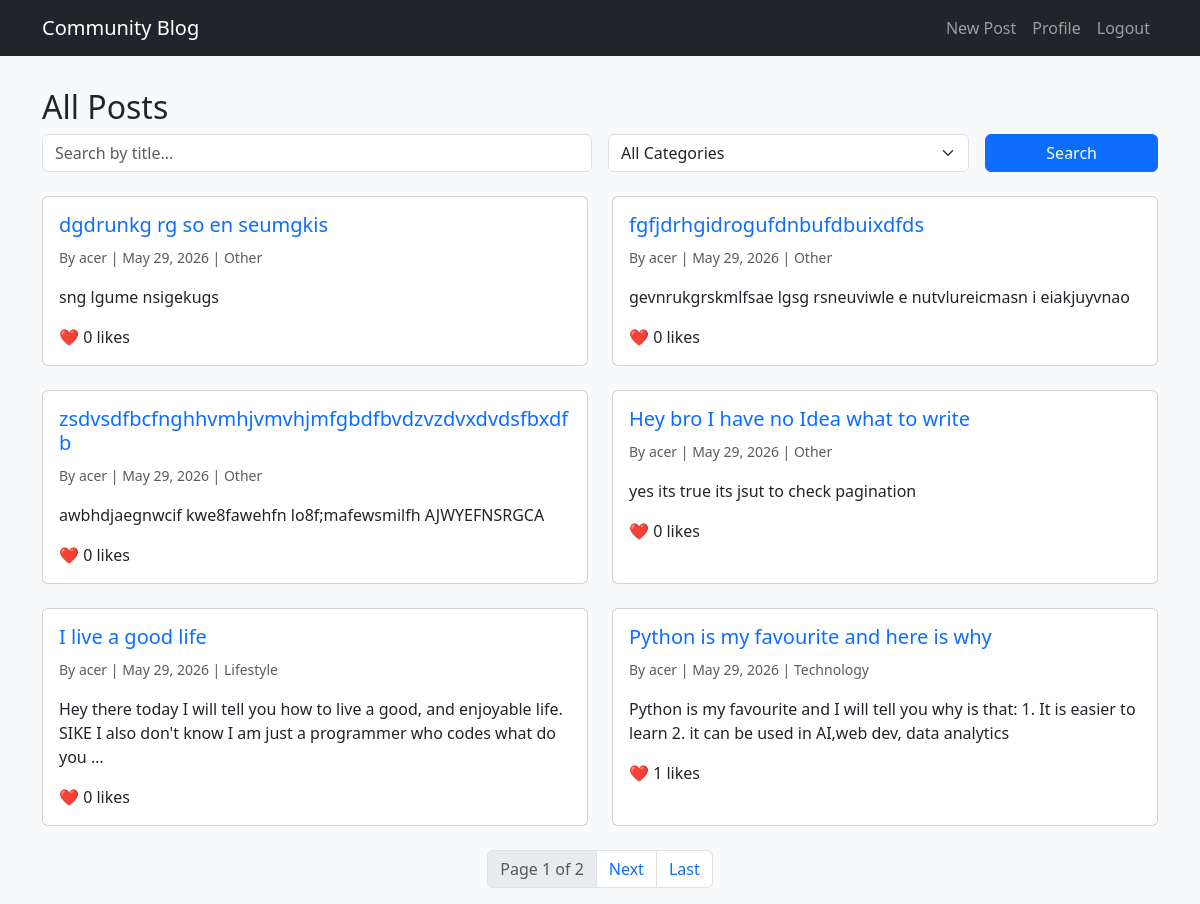
Page /blog/ (signed in) on the committed database.
### blog/models.py (models this page shows, shortened)
class Post(models.Model):
    CATEGORY_CHOICES = [
        ('tech','Technology'),
        ('lifestyle','Lifestyle'),
        ('travel','Travel'),
        ('food','Food'),
        ('other','Other'),
    ]
    title = models.CharField(max_length = 200)
    slug = models.SlugField(max_length = 200, unique = True, blank = True)
    body = models.TextField()
    author = models.ForeignKey(User, on_delete = models.CASCADE, related_name='posts')
    category = models.CharField(max_length=20, choices = CATEGORY_CHOICES, default='other')
    created_at = models.DateTimeField(auto_now_add=True)
    updated_at = models.DateTimeField(auto_now = True)
    class Meta:
        ordering = ['-created_at']

### blog/views.py (the view)
# urls.py: path('', views.post_list, name='post-list'),
def post_list(request):
    query = request.GET.get('q', '')
    category = request.GET.get('category', '')
    posts = Post.objects.all()
    if query:
        posts = posts.filter(title__icontains=query)
    if category:
        posts = posts.filter(category=category)
    posts = posts.order_by('-created_at')
    paginator = Paginator(posts, 6)
    page_number = request.GET.get('page')
    page_obj = paginator.get_page(page_number)
    context = {
        'page_obj': page_obj,
        'query': query,
        'category': category,
        'category_choices': Post.CATEGORY_CHOICES,
    }
    return render(request, 'blog/post_list.html', context)

### blog/templates/blog/post_list.html (shortened to what this page needs)
{% extends 'base.html' %}
{% block content %}
<h2>All Posts</h2>
<form method="get" class="row g-3 mb-4">
    <div class="col-md-6">
        <input type="text" name="q" class="form-control" placeholder="Search by title..." value="{{ query }}">
    </div>
    <div class="col-md-4">
        <select name="category" class="form-select">
            <option value="">All Categories</option>
        </select>
    </div>
    <div class="col-md-2 d-grid gap-2">
        <button type="submit" class="btn btn-primary">Search</button>
    </div>
</form>
{% if page_obj.object_list %}
    <div class="row">
        {% for post in page_obj %}
            <div class="col-md-6 mb-4">
                <div class="card h-100">
                    <div class="card-body">
                        <h5 class="card-title">
                            <a href="{% url 'post-detail' post.slug %}" class="text-decoration-none">{{ post.title }}</a>
                        </h5>
                        <p class="card-text">
                            <small class="text-muted">
                                By {{ post.author.username }} | {{ post.created_at|date:"F d, Y" }} | {{ post.get_category_display }}
                            </small>
                        </p>
                        <p class="card-text">{{ post.body|truncatewords:30 }}</p>
                        <span>❤️ {{ post.likes.count }} likes</span>
                    </div>
                </div>
            </div>
        {% endfor %}
    </div>
    {% if page_obj.paginator.num_pages > 1 %}
        <nav aria-label="Page navigation">
            <ul class="pagination justify-content-center">
                <li class="page-item disabled"><span class="page-link">Page {{ page_obj.number }} of {{ page_obj.paginator.num_pages }}</span></li>
                {% if page_obj.has_next %}
                    <li class="page-item"><a class="page-link" href="?page={{ page_obj.next_page_number }}&q={{ query }}&category={{ category }}">Next</a></li>
                    <li class="page-item"><a class="page-link" href="?page={{ page_obj.paginator.num_pages }}&q={{ query }}&category={{ category }}">Last</a></li>
                {% endif %}
            </ul>
        </nav>
    {% endif %}
{% else %}
    <div class="alert alert-info">No posts found.</div>
{% endif %}
{% endblock %}

### static/css/style.css (style rules this page uses)
body { background-color: #f8f9fa; }

### rows in the picture
Post: title "dgdrunkg rg so en seumgkis", author.username "acer", created_at "May 29, 2026", category "Other", body "sng lgume nsigekugs", likes.count "0"
Post: title "fgfjdrhgidrogufdnbufdbuixdfds", author.username "acer", created_at "May 29, 2026", category "Other", body "gevnrukgrskmlfsae lgsg rsneuviwle e nutvlureicmasn i eiakjuyvnao", likes.count "0"
Post: title "zsdvsdfbcfnghhvmhjvmvhjmfgbdfbvdzvzdvxdvdsfbxdfb", author.username "acer", created_at "May 29, 2026", category "Other", body "awbhdjaegnwcif kwe8fawehfn lo8f;mafewsmilfh AJWYEFNSRGCA", likes.count "0"
Post: title "Hey bro I have no Idea what to write", author.username "acer", created_at "May 29, 2026", category "Other", body "yes its true its jsut to check pagination", likes.count "0"
Post: title "I live a good life", author.username "acer", created_at "May 29, 2026", category "Lifestyle", body "Hey there today I will tell you how to live a good, and enjoyable life. SIKE I also don't know I am just a programmer who codes what do you …", likes.count "0"
Post: title "Python is my favourite and here is why", author.username "acer", created_at "May 29, 2026", category "Technology", body "Python is my favourite and I will tell you why is that: 1. It is easier to learn 2. it can be used in AI,web dev, data analytics", likes.count "1"

### other values in the picture
{{ page_obj.number }} "1"
{{ page_obj.paginator.num_pages }} "2"
